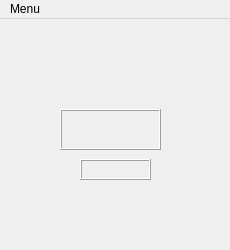
<?xml version="1.0" encoding="UTF-8"?>
<ui version="4.0">
 <class>Form1</class>
 <widget class="QMainWindow" name="Form1">
  <property name="geometry">
   <rect>
    <x>0</x>
    <y>0</y>
    <width>230</width>
    <height>250</height>
   </rect>
  </property>
  <property name="windowTitle">
   <string>Form1</string>
  </property>
  <widget class="QWidget" name="centralWidget">
   <widget class="QLabel" name="labelFond">
    <property name="geometry">
     <rect>
      <x>0</x>
      <y>0</y>
      <width>230</width>
      <height>250</height>
     </rect>
    </property>
    <property name="text">
     <string/>
    </property>
    <property name="pixmap">
     <pixmap resource="ressources.qrc">:/new/images/fond.png</pixmap>
    </property>
    <property name="scaledContents">
     <bool>true</bool>
    </property>
   </widget>
   <widget class="QLabel" name="labelHorloge">
    <property name="geometry">
     <rect>
      <x>60</x>
      <y>90</y>
      <width>101</width>
      <height>41</height>
     </rect>
    </property>
    <property name="frameShape">
     <enum>QFrame::Box</enum>
    </property>
    <property name="frameShadow">
     <enum>QFrame::Raised</enum>
    </property>
    <property name="text">
     <string/>
    </property>
    <property name="alignment">
     <set>Qt::AlignCenter</set>
    </property>
   </widget>
   <widget class="QLabel" name="labelAlarme">
    <property name="geometry">
     <rect>
      <x>80</x>
      <y>140</y>
      <width>71</width>
      <height>21</height>
     </rect>
    </property>
    <property name="frameShape">
     <enum>QFrame::Box</enum>
    </property>
    <property name="frameShadow">
     <enum>QFrame::Raised</enum>
    </property>
    <property name="text">
     <string/>
    </property>
    <property name="alignment">
     <set>Qt::AlignCenter</set>
    </property>
   </widget>
   <widget class="QLabel" name="labelLogo">
    <property name="geometry">
     <rect>
      <x>70</x>
      <y>40</y>
      <width>81</width>
      <height>51</height>
     </rect>
    </property>
    <property name="text">
     <string/>
    </property>
    <property name="pixmap">
     <pixmap resource="ressources.qrc">:/new/images/logo_jr.png</pixmap>
    </property>
    <property name="scaledContents">
     <bool>true</bool>
    </property>
   </widget>
  </widget>
  <widget class="QMenuBar" name="menuBar">
   <property name="geometry">
    <rect>
     <x>0</x>
     <y>0</y>
     <width>230</width>
     <height>18</height>
    </rect>
   </property>
   <widget class="QMenu" name="menuMenu">
    <property name="title">
     <string>Menu</string>
    </property>
    <addaction name="actionR_glage_Alarme"/>
    <addaction name="separator"/>
    <addaction name="actionQuitter"/>
   </widget>
   <addaction name="menuMenu"/>
  </widget>
  <action name="actionR_glage_Alarme">
   <property name="text">
    <string>Réglage Alarme</string>
   </property>
  </action>
  <action name="actionQuitter">
   <property name="text">
    <string>Quitter</string>
   </property>
  </action>
 </widget>
 <layoutdefault spacing="6" margin="11"/>
 <resources>
  <include location="ressources.qrc"/>
 </resources>
 <connections/>
</ui>
